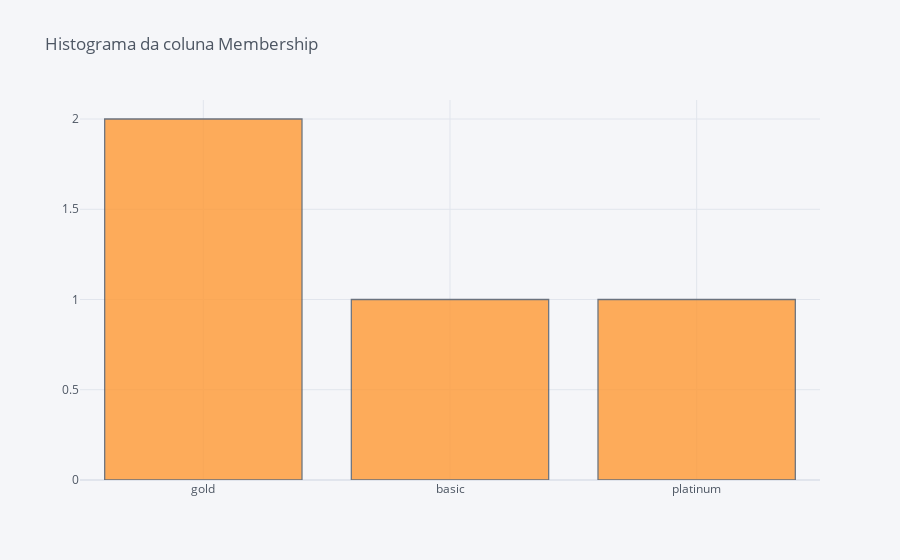

The cell this chart's notebook holds for it:
### Code cell
cf.go_offline()
df['membership'].iplot(kind='hist', bins=50, title='Histograma da coluna Membership')

### Figure 1 — Plotly figure (JSON) as saved in the notebook; plotly's stock layout.template omitted (floating-point values rounded to 4 significant figures)
{"data": [{"histfunc": "count", "histnorm": "", "marker": {"color": "rgba(255, 153, 51, 1.0)", "line": {"color": "#4D5663", "width": 1.3}}, "name": "membership", "nbinsx": 50, "opacity": 0.8, "orientation": "v", "type": "histogram", "x": ["gold", "gold", "basic", "platinum"]}], "layout": {"barmode": "overlay", "legend": {"bgcolor": "#F5F6F9", "font": {"color": "#4D5663"}}, "paper_bgcolor": "#F5F6F9", "plot_bgcolor": "#F5F6F9", "title": {"font": {"color": "#4D5663"}, "text": "Histograma da coluna Membership"}, "xaxis": {"gridcolor": "#E1E5ED", "showgrid": true, "tickfont": {"color": "#4D5663"}, "title": {"font": {"color": "#4D5663"}, "text": ""}, "zerolinecolor": "#E1E5ED"}, "yaxis": {"gridcolor": "#E1E5ED", "showgrid": true, "tickfont": {"color": "#4D5663"}, "title": {"font": {"color": "#4D5663"}, "text": ""}, "zerolinecolor": "#E1E5ED"}}}
